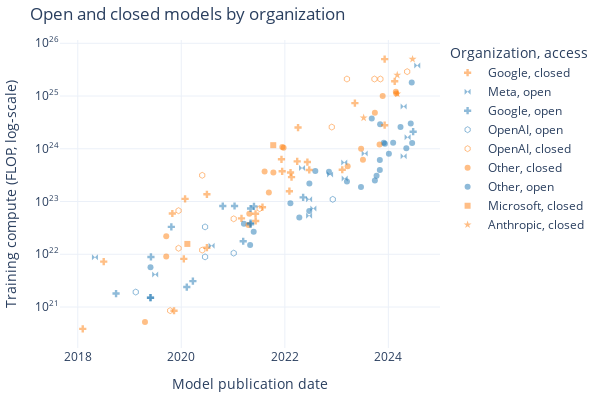

Here is the notebook cell this chart was saved with:
### Markdown cell above
# Open and closed model compute by Organization

### Code cell
# Scatter plot of open and closed models using plotly
open_df = df_filtered[df_filtered['category'] == 'Open']
closed_df = df_filtered[df_filtered['category'] == 'Closed']

marker_to_org = {
    'bowtie': 'Meta',
    'cross': 'Google',
    'hexagon-open': 'OpenAI',
    'star': 'Anthropic',
    'square': 'Microsoft',
    'circle': 'Other',
}
closed_added_to_legend = defaultdict(bool)
open_added_to_legend = defaultdict(bool)

fig = go.Figure()
for org in df_filtered['Organization'].unique():
    open_df_org = open_df[open_df['Organization'] == org]
    closed_df_org = closed_df[closed_df['Organization'] == org]
    if any([kw in org.lower() for kw in ['meta', 'facebook']]):
        marker = 'bowtie'
    elif any([kw in org.lower() for kw in ['google', 'deepmind']]):
        marker = 'cross'
    elif any([kw in org.lower() for kw in ['openai']]):
        marker = 'hexagon-open'
    elif any([kw in org.lower() for kw in ['anthropic']]):
        marker = 'star'
    elif any([kw in org.lower() for kw in ['microsoft']]):
        marker = 'square'
    else:
        marker = 'circle'
    fig.add_trace(go.Scatter(
        x=open_df_org['date'],
        y=open_df_org['log_flop'],
        text=open_df_org['System'],
        mode='markers',
        name=marker_to_org[marker] + ', open',
        showlegend=not open_added_to_legend[marker],
        marker=dict(
            color=colors['open'],
            opacity=0.5,
            symbol=marker
        )
    ))
    fig.add_trace(go.Scatter(
        x=closed_df_org['date'],
        y=closed_df_org['log_flop'],
        text=closed_df_org['System'],
        mode='markers',
        name=marker_to_org[marker] + ', closed',
        showlegend=not closed_added_to_legend[marker],
        marker=dict(
            color=colors['closed'],
            opacity=0.5,
            symbol=marker
        )
    ))
    if len(closed_df_org) > 0:
        closed_added_to_legend[marker] = True
    if len(open_df_org) > 0:
        open_added_to_legend[marker] = True

# Axis titles
fig.update_layout(xaxis_title='Model publication date')
fig.update_layout(yaxis_title='Training compute (FLOP, log-scale)')

# Format the y-axis labels as 10^N
yvals = list(range(20, 27))
fig.update_yaxes(
    tickmode = 'array',
    tickvals = yvals,
    ticktext = [f'10<sup>{x}</sup>' for x in yvals],
    # ticks="",
    # tickfont=dict(size=20)
)

# Legend title
fig.update_layout(legend_title='Organization, access')

# Margins
fig.update_layout(margin=dict(l=10, r=10, t=40, b=10))

# plotly-white
fig.update_layout(template='plotly_white')

# Sizing
fig.update_layout(
    width=600,
    height=400,
    title='Open and closed models by organization'
)

# Save
save_plot(fig, results_dir, f'compute_open_closed_by_org_{model_selection}_frontier={frontier_selection}_top{top_n}_cutoff={cutoff_date}')

fig.show()

### Figure 1 — Plotly figure (JSON) as saved in the notebook; plotly's stock layout.template omitted (floating-point values rounded to 4 significant figures)
{"data": [{"marker": {"color": "#1f77b4", "opacity": 0.5, "symbol": "cross"}, "mode": "markers", "name": "Google, open", "showlegend": true, "text": [], "type": "scatter", "x": [], "y": []}, {"marker": {"color": "#ff7f0e", "opacity": 0.5, "symbol": "cross"}, "mode": "markers", "name": "Google, closed", "showlegend": true, "text": ["AmoebaNet-A (F=448)", "Meena"], "type": "scatter", "x": ["2018-02-05T00:00:00", "2020-01-28T00:00:00"], "y": [20.59, 23.05]}, {"marker": {"color": "#1f77b4", "opacity": 0.5, "symbol": "bowtie"}, "mode": "markers", "name": "Meta, open", "showlegend": true, "text": ["ResNeXt-101 32x48d"], "type": "scatter", "x": ["2018-05-02T00:00:00"], "y": [21.94]}, {"marker": {"color": "#ff7f0e", "opacity": 0.5, "symbol": "bowtie"}, "mode": "markers", "name": "Meta, closed", "showlegend": true, "text": [], "type": "scatter", "x": [], "y": []}, {"marker": {"color": "#1f77b4", "opacity": 0.5, "symbol": "cross"}, "mode": "markers", "name": "Google, open", "showlegend": true, "text": [], "type": "scatter", "x": [], "y": []}, {"marker": {"color": "#ff7f0e", "opacity": 0.5, "symbol": "cross"}, "mode": "markers", "name": "Google, closed", "showlegend": false, "text": ["FTW", "AlphaStar", "GOAT", "Gopher (280B)", "AlphaCode", "Chinchilla"], "type": "scatter", "x": ["2018-07-03T00:00:00", "2019-10-30T00:00:00", "2021-07-27T00:00:00", "2021-12-08T00:00:00", "2022-02-02T00:00:00", "2022-03-29T00:00:00"], "y": [21.86, 22.77, 22.89, 23.8, 23.2, 23.76]}, {"marker": {"color": "#1f77b4", "opacity": 0.5, "symbol": "cross"}, "mode": "markers", "name": "Google, open", "showlegend": true, "text": ["BigGAN-deep 512x512"], "type": "scatter", "x": ["2018-09-28T00:00:00"], "y": [21.26]}, {"marker": {"color": "#ff7f0e", "opacity": 0.5, "symbol": "cross"}, "mode": "markers", "name": "Google, closed", "showlegend": false, "text": [], "type": "scatter", "x": [], "y": []}, {"marker": {"color": "#1f77b4", "opacity": 0.5, "symbol": "hexagon-open"}, "mode": "markers", "name": "OpenAI, open", "showlegend": true, "text": ["GPT-2 (1.5B)", "iGPT-L", "iGPT-XL", "CLIP (ViT L/14@336px)", "Whisper v2"], "type": "scatter", "x": ["2019-02-14T00:00:00", "2020-06-17T00:00:00", "2020-06-17T00:00:00", "2021-01-05T00:00:00", "2022-12-05T00:00:00"], "y": [21.28, 21.95, 22.52, 22.02, 23.04]}, {"marker": {"color": "#ff7f0e", "opacity": 0.5, "symbol": "hexagon-open"}, "mode": "markers", "name": "OpenAI, closed", "showlegend": true, "text": ["Rubik's cube ADR robot", "OpenAI Five", "OpenAI Five Rerun", "GPT-3 175B (davinci)", "DALL-E", "Codex", "GPT-3.5 (text-davinci-003)", "GPT-4", "GPT-4V", "GPT-4 Turbo", "GPT-4o"], "type": "scatter", "x": ["2019-10-15T00:00:00", "2019-12-13T00:00:00", "2019-12-13T00:00:00", "2020-05-28T00:00:00", "2021-01-05T00:00:00", "2021-07-07T00:00:00", "2022-11-28T00:00:00", "2023-03-15T00:00:00", "2023-09-25T00:00:00", "2023-11-06T00:00:00", "2024-05-13T00:00:00"], "y": [20.93, 22.83, 22.11, 23.5, 22.67, 22.87, 24.41, 25.32, 25.32, 25.32, 25.46]}, {"marker": {"color": "#1f77b4", "opacity": 0.5, "symbol": "circle"}, "mode": "markers", "name": "Other, open", "showlegend": true, "text": [], "type": "scatter", "x": [], "y": []}, {"marker": {"color": "#ff7f0e", "opacity": 0.5, "symbol": "circle"}, "mode": "markers", "name": "Other, closed", "showlegend": true, "text": ["BERT-Large-CAS (PTB+WT2+WT103)", "Amazon Titan"], "type": "scatter", "x": ["2019-04-20T00:00:00", "2023-09-28T00:00:00"], "y": [20.72, 24.68]}, {"marker": {"color": "#1f77b4", "opacity": 0.5, "symbol": "cross"}, "mode": "markers", "name": "Google, open", "showlegend": false, "text": ["MnasNet-A1 + SSDLite", "MnasNet-A3", "T5-11B", "Switch"], "type": "scatter", "x": ["2019-05-29T00:00:00", "2019-05-29T00:00:00", "2019-10-23T00:00:00", "2021-01-11T00:00:00"], "y": [21.18, 21.18, 22.52, 22.91]}, {"marker": {"color": "#ff7f0e", "opacity": 0.5, "symbol": "cross"}, "mode": "markers", "name": "Google, closed", "showlegend": false, "text": ["ContextNet + Noisy Student", "GShard (600B)", "GShard (dense)", "GLaM", "LaMDA", "BIG-G 137B", "ViT-22B", "PaLM 2"], "type": "scatter", "x": ["2020-01-19T00:00:00", "2020-06-30T00:00:00", "2020-06-30T00:00:00", "2021-12-13T00:00:00", "2022-02-10T00:00:00", "2022-06-09T00:00:00", "2023-02-10T00:00:00", "2023-05-10T00:00:00"], "y": [21.91, 22.12, 23.14, 23.57, 23.55, 23.75, 23.6, 24.87]}, {"marker": {"color": "#1f77b4", "opacity": 0.5, "symbol": "circle"}, "mode": "markers", "name": "Other, open", "showlegend": true, "text": ["Grover-Mega"], "type": "scatter", "x": ["2019-05-29T00:00:00"], "y": [21.76]}, {"marker": {"color": "#ff7f0e", "opacity": 0.5, "symbol": "circle"}, "mode": "markers", "name": "Other, closed", "showlegend": false, "text": [], "type": "scatter", "x": [], "y": []}, {"marker": {"color": "#1f77b4", "opacity": 0.5, "symbol": "cross"}, "mode": "markers", "name": "Google, open", "showlegend": false, "text": ["XLNet"], "type": "scatter", "x": ["2019-06-01T00:00:00"], "y": [21.95]}, {"marker": {"color": "#ff7f0e", "opacity": 0.5, "symbol": "cross"}, "mode": "markers", "name": "Google, closed", "showlegend": false, "text": [], "type": "scatter", "x": [], "y": []}, {"marker": {"color": "#1f77b4", "opacity": 0.5, "symbol": "bowtie"}, "mode": "markers", "name": "Meta, open", "showlegend": false, "text": ["RoBERTa Large"], "type": "scatter", "x": ["2019-07-01T00:00:00"], "y": [21.62]}, {"marker": {"color": "#ff7f0e", "opacity": 0.5, "symbol": "bowtie"}, "mode": "markers", "name": "Meta, closed", "showlegend": true, "text": [], "type": "scatter", "x": [], "y": []}, {"marker": {"color": "#1f77b4", "opacity": 0.5, "symbol": "circle"}, "mode": "markers", "name": "Other, open", "showlegend": false, "text": ["Nemotron-4 340B"], "type": "scatter", "x": ["2024-06-14T00:00:00"], "y": [25.26]}, {"marker": {"color": "#ff7f0e", "opacity": 0.5, "symbol": "circle"}, "mode": "markers", "name": "Other, closed", "showlegend": false, "text": ["Megatron-LM (8.3B)", "Megatron-BERT"], "type": "scatter", "x": ["2019-09-17T00:00:00", "2019-09-17T00:00:00"], "y": [21.96, 22.34]}, {"marker": {"color": "#1f77b4", "opacity": 0.5, "symbol": "cross"}, "mode": "markers", "name": "Google, open", "showlegend": false, "text": [], "type": "scatter", "x": [], "y": []}, {"marker": {"color": "#ff7f0e", "opacity": 0.5, "symbol": "cross"}, "mode": "markers", "name": "Google, closed", "showlegend": false, "text": ["Noisy Student (L2)"], "type": "scatter", "x": ["2019-11-11T00:00:00"], "y": [20.93]}, {"marker": {"color": "#1f77b4", "opacity": 0.5, "symbol": "cross"}, "mode": "markers", "name": "Google, open", "showlegend": false, "text": ["ALBERT-xxlarge"], "type": "scatter", "x": ["2020-02-09T00:00:00"], "y": [21.38]}, {"marker": {"color": "#ff7f0e", "opacity": 0.5, "symbol": "cross"}, "mode": "markers", "name": "Google, closed", "showlegend": false, "text": [], "type": "scatter", "x": [], "y": []}, {"marker": {"color": "#1f77b4", "opacity": 0.5, "symbol": "square"}, "mode": "markers", "name": "Microsoft, open", "showlegend": true, "text": [], "type": "scatter", "x": [], "y": []}, {"marker": {"color": "#ff7f0e", "opacity": 0.5, "symbol": "square"}, "mode": "markers", "name": "Microsoft, closed", "showlegend": true, "text": ["Turing-NLG"], "type": "scatter", "x": ["2020-02-13T00:00:00"], "y": [22.2]}, {"marker": {"color": "#1f77b4", "opacity": 0.5, "symbol": "cross"}, "mode": "markers", "name": "Google, open", "showlegend": false, "text": ["ELECTRA"], "type": "scatter", "x": ["2020-03-23T00:00:00"], "y": [21.49]}, {"marker": {"color": "#ff7f0e", "opacity": 0.5, "symbol": "cross"}, "mode": "markers", "name": "Google, closed", "showlegend": false, "text": [], "type": "scatter", "x": [], "y": []}, {"marker": {"color": "#1f77b4", "opacity": 0.5, "symbol": "hexagon-open"}, "mode": "markers", "name": "OpenAI, open", "showlegend": false, "text": [], "type": "scatter", "x": [], "y": []}, {"marker": {"color": "#ff7f0e", "opacity": 0.5, "symbol": "hexagon-open"}, "mode": "markers", "name": "OpenAI, closed", "showlegend": false, "text": ["GPT3-6.7B (rerun of original)"], "type": "scatter", "x": ["2020-05-28T00:00:00"], "y": [22.08]}, {"marker": {"color": "#1f77b4", "opacity": 0.5, "symbol": "bowtie"}, "mode": "markers", "name": "Meta, open", "showlegend": false, "text": ["mBART-50"], "type": "scatter", "x": ["2020-08-02T00:00:00"], "y": [22.16]}, {"marker": {"color": "#ff7f0e", "opacity": 0.5, "symbol": "bowtie"}, "mode": "markers", "name": "Meta, closed", "showlegend": true, "text": [], "type": "scatter", "x": [], "y": []}, {"marker": {"color": "#1f77b4", "opacity": 0.5, "symbol": "cross"}, "mode": "markers", "name": "Google, open", "showlegend": false, "text": ["mT5-XXL", "ByT5-XXL"], "type": "scatter", "x": ["2020-10-20T00:00:00", "2021-05-28T00:00:00"], "y": [22.91, 22.91]}, {"marker": {"color": "#ff7f0e", "opacity": 0.5, "symbol": "cross"}, "mode": "markers", "name": "Google, closed", "showlegend": false, "text": [], "type": "scatter", "x": [], "y": []}, {"marker": {"color": "#1f77b4", "opacity": 0.5, "symbol": "cross"}, "mode": "markers", "name": "Google, open", "showlegend": false, "text": [], "type": "scatter", "x": [], "y": []}, {"marker": {"color": "#ff7f0e", "opacity": 0.5, "symbol": "cross"}, "mode": "markers", "name": "Google, closed", "showlegend": false, "text": ["Meta Pseudo Labels"], "type": "scatter", "x": ["2021-03-01T00:00:00"], "y": [22.68]}, {"marker": {"color": "#1f77b4", "opacity": 0.5, "symbol": "cross"}, "mode": "markers", "name": "Google, open", "showlegend": false, "text": ["ResNet-RS"], "type": "scatter", "x": ["2021-03-13T00:00:00"], "y": [22.25]}, {"marker": {"color": "#ff7f0e", "opacity": 0.5, "symbol": "cross"}, "mode": "markers", "name": "Google, closed", "showlegend": false, "text": [], "type": "scatter", "x": [], "y": []}, {"marker": {"color": "#1f77b4", "opacity": 0.5, "symbol": "circle"}, "mode": "markers", "name": "Other, open", "showlegend": false, "text": ["GLM-10B"], "type": "scatter", "x": ["2021-03-18T00:00:00"], "y": [22.58]}, {"marker": {"color": "#ff7f0e", "opacity": 0.5, "symbol": "circle"}, "mode": "markers", "name": "Other, closed", "showlegend": false, "text": [], "type": "scatter", "x": [], "y": []}, {"marker": {"color": "#1f77b4", "opacity": 0.5, "symbol": "circle"}, "mode": "markers", "name": "Other, open", "showlegend": false, "text": ["Qwen-14B", "Qwen-72B", "Qwen1.5 72B", "Qwen2-72B"], "type": "scatter", "x": ["2023-09-28T00:00:00", "2023-11-30T00:00:00", "2024-02-04T00:00:00", "2024-06-07T00:00:00"], "y": [23.4, 24.11, 24.11, 24.48]}, {"marker": {"color": "#ff7f0e", "opacity": 0.5, "symbol": "circle"}, "mode": "markers", "name": "Other, closed", "showlegend": false, "text": ["PLUG"], "type": "scatter", "x": ["2021-04-19T00:00:00"], "y": [22.56]}, {"marker": {"color": "#1f77b4", "opacity": 0.5, "symbol": "circle"}, "mode": "markers", "name": "Other, open", "showlegend": false, "text": [], "type": "scatter", "x": [], "y": []}, {"marker": {"color": "#ff7f0e", "opacity": 0.5, "symbol": "circle"}, "mode": "markers", "name": "Other, closed", "showlegend": false, "text": ["PanGu-α", "PanGu-Σ"], "type": "scatter", "x": ["2021-04-25T00:00:00", "2023-03-20T00:00:00"], "y": [22.77, 23.67]}, {"marker": {"color": "#1f77b4", "opacity": 0.5, "symbol": "circle"}, "mode": "markers", "name": "Other, open", "showlegend": false, "text": ["GPT-J-6B"], "type": "scatter", "x": ["2021-05-01T00:00:00"], "y": [22.18]}, {"marker": {"color": "#ff7f0e", "opacity": 0.5, "symbol": "circle"}, "mode": "markers", "name": "Other, closed", "showlegend": false, "text": [], "type": "scatter", "x": [], "y": []}, {"marker": {"color": "#1f77b4", "opacity": 0.5, "symbol": "cross"}, "mode": "markers", "name": "Google, open", "showlegend": false, "text": ["ProtBERT-BFD"], "type": "scatter", "x": ["2021-05-04T00:00:00"], "y": [22.59]}, {"marker": {"color": "#ff7f0e", "opacity": 0.5, "symbol": "cross"}, "mode": "markers", "name": "Google, closed", "showlegend": false, "text": [], "type": "scatter", "x": [], "y": []}, {"marker": {"color": "#1f77b4", "opacity": 0.5, "symbol": "cross"}, "mode": "markers", "name": "Google, open", "showlegend": false, "text": ["ProtT5-XXL", "ProtT5-XXL-BFD"], "type": "scatter", "x": ["2021-05-04T00:00:00", "2021-05-04T00:00:00"], "y": [22.87, 22.57]}, {"marker": {"color": "#ff7f0e", "opacity": 0.5, "symbol": "cross"}, "mode": "markers", "name": "Google, closed", "showlegend": false, "text": [], "type": "scatter", "x": [], "y": []}, {"marker": {"color": "#1f77b4", "opacity": 0.5, "symbol": "circle"}, "mode": "markers", "name": "Other, open", "showlegend": false, "text": ["CogView"], "type": "scatter", "x": ["2021-05-26T00:00:00"], "y": [22.43]}, {"marker": {"color": "#ff7f0e", "opacity": 0.5, "symbol": "circle"}, "mode": "markers", "name": "Other, closed", "showlegend": false, "text": [], "type": "scatter", "x": [], "y": []}, {"marker": {"color": "#1f77b4", "opacity": 0.5, "symbol": "cross"}, "mode": "markers", "name": "Google, open", "showlegend": false, "text": [], "type": "scatter", "x": [], "y": []}, {"marker": {"color": "#ff7f0e", "opacity": 0.5, "symbol": "cross"}, "mode": "markers", "name": "Google, closed", "showlegend": false, "text": ["ViT-G/14"], "type": "scatter", "x": ["2021-06-08T00:00:00"], "y": [22.77]}, {"marker": {"color": "#1f77b4", "opacity": 0.5, "symbol": "cross"}, "mode": "markers", "name": "Google, open", "showlegend": false, "text": [], "type": "scatter", "x": [], "y": []}, {"marker": {"color": "#ff7f0e", "opacity": 0.5, "symbol": "cross"}, "mode": "markers", "name": "Google, closed", "showlegend": false, "text": ["CoAtNet"], "type": "scatter", "x": ["2021-06-09T00:00:00"], "y": [22.63]}, {"marker": {"color": "#1f77b4", "opacity": 0.5, "symbol": "circle"}, "mode": "markers", "name": "Other, open", "showlegend": false, "text": [], "type": "scatter", "x": [], "y": []}, {"marker": {"color": "#ff7f0e", "opacity": 0.5, "symbol": "circle"}, "mode": "markers", "name": "Other, closed", "showlegend": false, "text": ["Jurassic-1-Jumbo"], "type": "scatter", "x": ["2021-08-11T00:00:00"], "y": [23.57]}, {"marker": {"color": "#1f77b4", "opacity": 0.5, "symbol": "circle"}, "mode": "markers", "name": "Other, open", "showlegend": false, "text": [], "type": "scatter", "x": [], "y": []}, {"marker": {"color": "#ff7f0e", "opacity": 0.5, "symbol": "circle"}, "mode": "markers", "name": "Other, closed", "showlegend": false, "text": ["HyperCLOVA 82B"], "type": "scatter", "x": ["2021-09-10T00:00:00"], "y": [23.17]}, {"marker": {"color": "#1f77b4", "opacity": 0.5, "symbol": "square"}, "mode": "markers", "name": "Microsoft, open", "showlegend": true, "text": [], "type": "scatter", "x": [], "y": []}, {"marker": {"color": "#ff7f0e", "opacity": 0.5, "symbol": "square"}, "mode": "markers", "name": "Microsoft, closed", "showlegend": false, "text": ["Megatron-Turing NLG 530B"], "type": "scatter", "x": ["2021-10-11T00:00:00"], "y": [24.07]}, {"marker": {"color": "#1f77b4", "opacity": 0.5, "symbol": "circle"}, "mode": "markers", "name": "Other, open", "showlegend": false, "text": [], "type": "scatter", "x": [], "y": []}, {"marker": {"color": "#ff7f0e", "opacity": 0.5, "symbol": "circle"}, "mode": "markers", "name": "Other, closed", "showlegend": false, "text": ["Yuan 1.0"], "type": "scatter", "x": ["2021-10-12T00:00:00"], "y": [23.55]}, {"marker": {"color": "#1f77b4", "opacity": 0.5, "symbol": "circle"}, "mode": "markers", "name": "Other, open", "showlegend": false, "text": [], "type": "scatter", "x": [], "y": []}, {"marker": {"color": "#ff7f0e", "opacity": 0.5, "symbol": "circle"}, "mode": "markers", "name": "Other, closed", "showlegend": false, "text": ["EXAONE 1.0"], "type": "scatter", "x": ["2021-12-14T00:00:00"], "y": [24.03]}, {"marker": {"color": "#1f77b4", "opacity": 0.5, "symbol": "circle"}, "mode": "markers", "name": "Other, open", "showlegend": false, "text": [], "type": "scatter", "x": [], "y": []}, {"marker": {"color": "#ff7f0e", "opacity": 0.5, "symbol": "circle"}, "mode": "markers", "name": "Other, closed", "showlegend": false, "text": ["ERNIE 3.0 Titan"], "type": "scatter", "x": ["2021-12-23T00:00:00"], "y": [24.02]}, {"marker": {"color": "#1f77b4", "opacity": 0.5, "symbol": "circle"}, "mode": "markers", "name": "Other, open", "showlegend": false, "text": ["GPT-NeoX-20B"], "type": "scatter", "x": ["2022-02-09T00:00:00"], "y": [22.97]}, {"marker": {"color": "#ff7f0e", "opacity": 0.5, "symbol": "circle"}, "mode": "markers", "name": "Other, closed", "showlegend": false, "text": [], "type": "scatter", "x": [], "y": []}, {"marker": {"color": "#1f77b4", "opacity": 0.5, "symbol": "cross"}, "mode": "markers", "name": "Google, open", "showlegend": false, "text": [], "type": "scatter", "x": [], "y": []}, {"marker": {"color": "#ff7f0e", "opacity": 0.5, "symbol": "cross"}, "mode": "markers", "name": "Google, closed", "showlegend": false, "text": ["ST-MoE"], "type": "scatter", "x": ["2022-02-17T00:00:00"], "y": [23.46]}, {"marker": {"color": "#1f77b4", "opacity": 0.5, "symbol": "cross"}, "mode": "markers", "name": "Google, open", "showlegend": false, "text": [], "type": "scatter", "x": [], "y": []}, {"marker": {"color": "#ff7f0e", "opacity": 0.5, "symbol": "cross"}, "mode": "markers", "name": "Google, closed", "showlegend": false, "text": ["PaLM (540B)", "Parti"], "type": "scatter", "x": ["2022-04-04T00:00:00", "2022-06-22T00:00:00"], "y": [24.4, 23.6]}, {"marker": {"color": "#1f77b4", "opacity": 0.5, "symbol": "circle"}, "mode": "markers", "name": "Other, open", "showlegend": false, "text": ["Stable Diffusion (LDM-KL-8-G)"], "type": "scatter", "x": ["2022-04-13T00:00:00"], "y": [22.7]}, {"marker": {"color": "#ff7f0e", "opacity": 0.5, "symbol": "circle"}, "mode": "markers", "name": "Other, closed", "showlegend": false, "text": [], "type": "scatter", "x": [], "y": []}, {"marker": {"color": "#1f77b4", "opacity": 0.5, "symbol": "bowtie"}, "mode": "markers", "name": "Meta, open", "showlegend": false, "text": ["OPT-175B", "OPT-66B", "OPT-30B", "Galactica", "LLaMA-65B", "LLaMA-33B", "Llama 2-70B", "Llama 3-70B", "Llama 3-8B", "Llama 3.1-405B"], "type": "scatter", "x": ["2022-05-02T00:00:00", "2022-06-21T00:00:00", "2022-06-21T00:00:00", "2022-11-16T00:00:00", "2023-02-24T00:00:00", "2023-02-27T00:00:00", "2023-07-18T00:00:00", "2024-04-18T00:00:00", "2024-04-18T00:00:00", "2024-07-23T00:00:00"], "y": [23.63, 23.04, 22.73, 23.51, 23.74, 23.44, 23.91, 24.8, 23.86, 25.58]}, {"marker": {"color": "#ff7f0e", "opacity": 0.5, "symbol": "bowtie"}, "mode": "markers", "name": "Meta, closed", "showlegend": true, "text": [], "type": "scatter", "x": [], "y": []}, {"marker": {"color": "#1f77b4", "opacity": 0.5, "symbol": "cross"}, "mode": "markers", "name": "Google, open", "showlegend": false, "text": ["UL2"], "type": "scatter", "x": ["2022-05-10T00:00:00"], "y": [23.08]}, {"marker": {"color": "#ff7f0e", "opacity": 0.5, "symbol": "cross"}, "mode": "markers", "name": "Google, closed", "showlegend": false, "text": [], "type": "scatter", "x": [], "y": []}, {"marker": {"color": "#1f77b4", "opacity": 0.5, "symbol": "circle"}, "mode": "markers", "name": "Other, open", "showlegend": false, "text": ["CodeGeeX"], "type": "scatter", "x": ["2022-06-22T00:00:00"], "y": [22.82]}, {"marker": {"color": "#ff7f0e", "opacity": 0.5, "symbol": "circle"}, "mode": "markers", "name": "Other, closed", "showlegend": false, "text": [], "type": "scatter", "x": [], "y": []}, {"marker": {"color": "#1f77b4", "opacity": 0.5, "symbol": "circle"}, "mode": "markers", "name": "Other, open", "showlegend": false, "text": ["YaLM"], "type": "scatter", "x": ["2022-06-23T00:00:00"], "y": [23.34]}, {"marker": {"color": "#ff7f0e", "opacity": 0.5, "symbol": "circle"}, "mode": "markers", "name": "Other, closed", "showlegend": false, "text": [], "type": "scatter", "x": [], "y": []}, {"marker": {"color": "#1f77b4", "opacity": 0.5, "symbol": "bowtie"}, "mode": "markers", "name": "Meta, open", "showlegend": false, "text": ["ESM2-15B"], "type": "scatter", "x": ["2022-07-21T00:00:00"], "y": [22.87]}, {"marker": {"color": "#ff7f0e", "opacity": 0.5, "symbol": "bowtie"}, "mode": "markers", "name": "Meta, closed", "showlegend": true, "text": [], "type": "scatter", "x": [], "y": []}, {"marker": {"color": "#1f77b4", "opacity": 0.5, "symbol": "circle"}, "mode": "markers", "name": "Other, open", "showlegend": false, "text": ["GLM-130B"], "type": "scatter", "x": ["2022-08-04T00:00:00"], "y": [23.58]}, {"marker": {"color": "#ff7f0e", "opacity": 0.5, "symbol": "circle"}, "mode": "markers", "name": "Other, closed", "showlegend": false, "text": [], "type": "scatter", "x": [], "y": []}, {"marker": {"color": "#1f77b4", "opacity": 0.5, "symbol": "circle"}, "mode": "markers", "name": "Other, open", "showlegend": false, "text": ["BLOOM-176B"], "type": "scatter", "x": ["2022-11-08T00:00:00"], "y": [23.56]}, {"marker": {"color": "#ff7f0e", "opacity": 0.5, "symbol": "circle"}, "mode": "markers", "name": "Other, closed", "showlegend": false, "text": [], "type": "scatter", "x": [], "y": []}, {"marker": {"color": "#1f77b4", "opacity": 0.5, "symbol": "circle"}, "mode": "markers", "name": "Other, open", "showlegend": false, "text": ["Falcon-40B", "Falcon-180B"], "type": "scatter", "x": ["2023-03-15T00:00:00", "2023-09-06T00:00:00"], "y": [23.38, 24.58]}, {"marker": {"color": "#ff7f0e", "opacity": 0.5, "symbol": "circle"}, "mode": "markers", "name": "Other, closed", "showlegend": false, "text": [], "type": "scatter", "x": [], "y": []}, {"marker": {"color": "#1f77b4", "opacity": 0.5, "symbol": "circle"}, "mode": "markers", "name": "Other, open", "showlegend": false, "text": ["MPT-30B (base)"], "type": "scatter", "x": ["2023-06-22T00:00:00"], "y": [23.28]}, {"marker": {"color": "#ff7f0e", "opacity": 0.5, "symbol": "circle"}, "mode": "markers", "name": "Other, closed", "showlegend": false, "text": [], "type": "scatter", "x": [], "y": []}, {"marker": {"color": "#1f77b4", "opacity": 0.5, "symbol": "circle"}, "mode": "markers", "name": "Other, open", "showlegend": false, "text": [], "type": "scatter", "x": [], "y": []}, {"marker": {"color": "#ff7f0e", "opacity": 0.5, "symbol": "circle"}, "mode": "markers", "name": "Other, closed", "showlegend": false, "text": ["Inflection-1", "Inflection-2"], "type": "scatter", "x": ["2023-06-23T00:00:00", "2023-11-22T00:00:00"], "y": [24.0, 25.0]}, {"marker": {"color": "#1f77b4", "opacity": 0.5, "symbol": "circle"}, "mode": "markers", "name": "Other, open", "showlegend": false, "text": [], "type": "scatter", "x": [], "y": []}, {"marker": {"color": "#ff7f0e", "opacity": 0.5, "symbol": "circle"}, "mode": "markers", "name": "Other, closed", "showlegend": false, "text": ["xTrimoPGLM -100B"], "type": "scatter", "x": ["2023-07-06T00:00:00"], "y": [23.79]}, {"marker": {"color": "#1f77b4", "opacity": 0.5, "symbol": "star"}, "mode": "markers", "name": "Anthropic, open", "showlegend": true, "text": [], "type": "scatter", "x": [], "y": []}, {"marker": {"color": "#ff7f0e", "opacity": 0.5, "symbol": "star"}, "mode": "markers", "name": "Anthropic, closed", "showlegend": true, "text": ["Claude 2", "Claude 3 Opus", "Claude 3 Sonnet", "Claude 3.5 Sonnet"], "type": "scatter", "x": ["2023-07-11T00:00:00", "2024-03-04T00:00:00", "2024-03-04T00:00:00", "2024-06-20T00:00:00"], "y": [24.59, 25.4, 25.04, 25.7]}, {"marker": {"color": "#1f77b4", "opacity": 0.5, "symbol": "circle"}, "mode": "markers", "name": "Other, open", "showlegend": false, "text": ["CodeFuse-13B"], "type": "scatter", "x": ["2023-10-10T00:00:00"], "y": [23.49]}, {"marker": {"color": "#ff7f0e", "opacity": 0.5, "symbol": "circle"}, "mode": "markers", "name": "Other, closed", "showlegend": false, "text": [], "type": "scatter", "x": [], "y": []}, {"marker": {"color": "#1f77b4", "opacity": 0.5, "symbol": "circle"}, "mode": "markers", "name": "Other, open", "showlegend": false, "text": [], "type": "scatter", "x": [], "y": []}, {"marker": {"color": "#ff7f0e", "opacity": 0.5, "symbol": "circle"}, "mode": "markers", "name": "Other, closed", "showlegend": false, "text": ["Mi:dm 200B"], "type": "scatter", "x": ["2023-10-31T00:00:00"], "y": [24.08]}, {"marker": {"color": "#1f77b4", "opacity": 0.5, "symbol": "circle"}, "mode": "markers", "name": "Other, open", "showlegend": false, "text": ["DeepSeek Coder 33B", "DeepSeek LLM 67B", "DeepSeek-V2", "DeepSeek-Coder-V2 236B"], "type": "scatter", "x": ["2023-11-02T00:00:00", "2024-01-05T00:00:00", "2024-05-07T00:00:00", "2024-06-17T00:00:00"], "y": [23.6, 23.91, 24.01, 24.11]}, {"marker": {"color": "#ff7f0e", "opacity": 0.5, "symbol": "circle"}, "mode": "markers", "name": "Other, closed", "showlegend": false, "text": [], "type": "scatter", "x": [], "y": []}, {"marker": {"color": "#1f77b4", "opacity": 0.5, "symbol": "circle"}, "mode": "markers", "name": "Other, open", "showlegend": false, "text": ["Yi-34B"], "type": "scatter", "x": ["2023-11-02T00:00:00"], "y": [23.79]}, {"marker": {"color": "#ff7f0e", "opacity": 0.5, "symbol": "circle"}, "mode": "markers", "name": "Other, closed", "showlegend": false, "text": [], "type": "scatter", "x": [], "y": []}, {"marker": {"color": "#1f77b4", "opacity": 0.5, "symbol": "circle"}, "mode": "markers", "name": "Other, open", "showlegend": false, "text": ["Grok-1"], "type": "scatter", "x": ["2023-11-04T00:00:00"], "y": [24.46]}, {"marker": {"color": "#ff7f0e", "opacity": 0.5, "symbol": "circle"}, "mode": "markers", "name": "Other, closed", "showlegend": false, "text": [], "type": "scatter", "x": [], "y": []}, {"marker": {"color": "#1f77b4", "opacity": 0.5, "symbol": "cross"}, "mode": "markers", "name": "Google, open", "showlegend": false, "text": ["Gemma 2 27B"], "type": "scatter", "x": ["2024-06-24T00:00:00"], "y": [24.32]}, {"marker": {"color": "#ff7f0e", "opacity": 0.5, "symbol": "cross"}, "mode": "markers", "name": "Google, closed", "showlegend": false, "text": ["Gemini 1.0 Pro", "Gemini 1.0 Ultra", "Gemini 1.5 Pro"], "type": "scatter", "x": ["2023-12-06T00:00:00", "2023-12-06T00:00:00", "2024-02-15T00:00:00"], "y": [24.45, 25.7, 25.28]}, {"marker": {"color": "#1f77b4", "opacity": 0.5, "symbol": "circle"}, "mode": "markers", "name": "Other, open", "showlegend": false, "text": ["XVERSE-65B-2"], "type": "scatter", "x": ["2023-12-08T00:00:00"], "y": [24.1]}, {"marker": {"color": "#ff7f0e", "opacity": 0.5, "symbol": "circle"}, "mode": "markers", "name": "Other, closed", "showlegend": false, "text": [], "type": "scatter", "x": [], "y": []}, {"marker": {"color": "#1f77b4", "opacity": 0.5, "symbol": "circle"}, "mode": "markers", "name": "Other, open", "showlegend": false, "text": [], "type": "scatter", "x": [], "y": []}, {"marker": {"color": "#ff7f0e", "opacity": 0.5, "symbol": "circle"}, "mode": "markers", "name": "Other, closed", "showlegend": false, "text": ["MegaScale (Production)"], "type": "scatter", "x": ["2024-02-23T00:00:00"], "y": [25.08]}, {"marker": {"color": "#1f77b4", "opacity": 0.5, "symbol": "circle"}, "mode": "markers", "name": "Other, open", "showlegend": false, "text": [], "type": "scatter", "x": [], "y": []}, {"marker": {"color": "#ff7f0e", "opacity": 0.5, "symbol": "circle"}, "mode": "markers", "name": "Other, closed", "showlegend": false, "text": ["Mistral Large"], "type": "scatter", "x": ["2024-02-26T00:00:00"], "y": [25.05]}, {"marker": {"color": "#1f77b4", "opacity": 0.5, "symbol": "circle"}, "mode": "markers", "name": "Other, open", "showlegend": false, "text": ["DBRX"], "type": "scatter", "x": ["2024-03-27T00:00:00"], "y": [24.41]}, {"marker": {"color": "#ff7f0e", "opacity": 0.5, "symbol": "circle"}, "mode": "markers", "name": "Other, closed", "showlegend": false, "text": [], "type": "scatter", "x": [], "y": []}, {"marker": {"color": "#1f77b4", "opacity": 0.5, "symbol": "bowtie"}, "mode": "markers", "name": "Meta, open", "showlegend": false, "text": ["Chameleon-34B"], "type": "scatter", "x": ["2024-05-16T00:00:00"], "y": [24.22]}, {"marker": {"color": "#ff7f0e", "opacity": 0.5, "symbol": "bowtie"}, "mode": "markers", "name": "Meta, closed", "showlegend": true, "text": [], "type": "scatter", "x": [], "y": []}], "layout": {"height": 400, "legend": {"title": {"text": "Organization, access"}}, "margin": {"b": 10, "l": 10, "r": 10, "t": 40}, "title": {"text": "Open and closed models by organization"}, "width": 600, "xaxis": {"title": {"text": "Model publication date"}}, "yaxis": {"tickmode": "array", "ticktext": ["10<sup>20</sup>", "10<sup>21</sup>", "10<sup>22</sup>", "10<sup>23</sup>", "10<sup>24</sup>", "10<sup>25</sup>", "10<sup>26</sup>"], "tickvals": [20, 21, 22, 23, 24, 25, 26], "title": {"text": "Training compute (FLOP, log-scale)"}}}}
